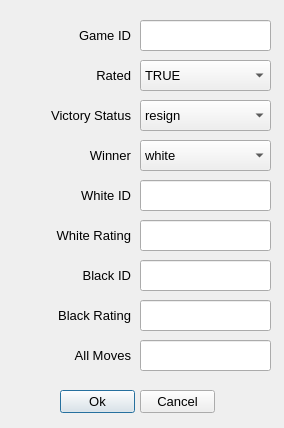
<?xml version="1.0" encoding="UTF-8"?>
<ui version="4.0">
 <class>AddDialog</class>
 <widget class="QDialog" name="AddDialog">
  <property name="geometry">
   <rect>
    <x>0</x>
    <y>0</y>
    <width>284</width>
    <height>428</height>
   </rect>
  </property>
  <property name="windowTitle">
   <string>Add Game</string>
  </property>
  <widget class="QLabel" name="label">
   <property name="geometry">
    <rect>
     <x>10</x>
     <y>20</y>
     <width>121</width>
     <height>31</height>
    </rect>
   </property>
   <property name="font">
    <font>
     <pointsize>10</pointsize>
    </font>
   </property>
   <property name="text">
    <string>Game ID</string>
   </property>
   <property name="alignment">
    <set>Qt::AlignRight|Qt::AlignTrailing|Qt::AlignVCenter</set>
   </property>
  </widget>
  <widget class="QLineEdit" name="lineEditGameId">
   <property name="geometry">
    <rect>
     <x>140</x>
     <y>20</y>
     <width>131</width>
     <height>31</height>
    </rect>
   </property>
   <property name="font">
    <font>
     <pointsize>10</pointsize>
    </font>
   </property>
  </widget>
  <widget class="QLabel" name="label_2">
   <property name="geometry">
    <rect>
     <x>10</x>
     <y>60</y>
     <width>121</width>
     <height>31</height>
    </rect>
   </property>
   <property name="font">
    <font>
     <pointsize>10</pointsize>
    </font>
   </property>
   <property name="text">
    <string>Rated</string>
   </property>
   <property name="alignment">
    <set>Qt::AlignRight|Qt::AlignTrailing|Qt::AlignVCenter</set>
   </property>
  </widget>
  <widget class="QLabel" name="label_3">
   <property name="geometry">
    <rect>
     <x>10</x>
     <y>100</y>
     <width>121</width>
     <height>31</height>
    </rect>
   </property>
   <property name="font">
    <font>
     <pointsize>10</pointsize>
    </font>
   </property>
   <property name="text">
    <string>Victory Status</string>
   </property>
   <property name="alignment">
    <set>Qt::AlignRight|Qt::AlignTrailing|Qt::AlignVCenter</set>
   </property>
  </widget>
  <widget class="QLabel" name="label_4">
   <property name="geometry">
    <rect>
     <x>10</x>
     <y>140</y>
     <width>121</width>
     <height>31</height>
    </rect>
   </property>
   <property name="font">
    <font>
     <pointsize>10</pointsize>
    </font>
   </property>
   <property name="text">
    <string>Winner</string>
   </property>
   <property name="alignment">
    <set>Qt::AlignRight|Qt::AlignTrailing|Qt::AlignVCenter</set>
   </property>
  </widget>
  <widget class="QLineEdit" name="lineEditWhiteId">
   <property name="geometry">
    <rect>
     <x>140</x>
     <y>180</y>
     <width>131</width>
     <height>31</height>
    </rect>
   </property>
   <property name="font">
    <font>
     <pointsize>10</pointsize>
    </font>
   </property>
  </widget>
  <widget class="QLabel" name="label_5">
   <property name="geometry">
    <rect>
     <x>10</x>
     <y>180</y>
     <width>121</width>
     <height>31</height>
    </rect>
   </property>
   <property name="font">
    <font>
     <pointsize>10</pointsize>
    </font>
   </property>
   <property name="text">
    <string>White ID</string>
   </property>
   <property name="alignment">
    <set>Qt::AlignRight|Qt::AlignTrailing|Qt::AlignVCenter</set>
   </property>
  </widget>
  <widget class="QLineEdit" name="lineEditWhiteRating">
   <property name="geometry">
    <rect>
     <x>140</x>
     <y>220</y>
     <width>131</width>
     <height>31</height>
    </rect>
   </property>
   <property name="font">
    <font>
     <pointsize>10</pointsize>
    </font>
   </property>
  </widget>
  <widget class="QLabel" name="label_6">
   <property name="geometry">
    <rect>
     <x>10</x>
     <y>220</y>
     <width>121</width>
     <height>31</height>
    </rect>
   </property>
   <property name="font">
    <font>
     <pointsize>10</pointsize>
    </font>
   </property>
   <property name="text">
    <string>White Rating</string>
   </property>
   <property name="alignment">
    <set>Qt::AlignRight|Qt::AlignTrailing|Qt::AlignVCenter</set>
   </property>
  </widget>
  <widget class="QLineEdit" name="lineEditBlackId">
   <property name="geometry">
    <rect>
     <x>140</x>
     <y>260</y>
     <width>131</width>
     <height>31</height>
    </rect>
   </property>
   <property name="font">
    <font>
     <pointsize>10</pointsize>
    </font>
   </property>
  </widget>
  <widget class="QLabel" name="label_7">
   <property name="geometry">
    <rect>
     <x>10</x>
     <y>260</y>
     <width>121</width>
     <height>31</height>
    </rect>
   </property>
   <property name="font">
    <font>
     <pointsize>10</pointsize>
    </font>
   </property>
   <property name="text">
    <string>Black ID</string>
   </property>
   <property name="alignment">
    <set>Qt::AlignRight|Qt::AlignTrailing|Qt::AlignVCenter</set>
   </property>
  </widget>
  <widget class="QLineEdit" name="lineEditBlackRating">
   <property name="geometry">
    <rect>
     <x>140</x>
     <y>300</y>
     <width>131</width>
     <height>31</height>
    </rect>
   </property>
   <property name="font">
    <font>
     <pointsize>10</pointsize>
    </font>
   </property>
  </widget>
  <widget class="QLabel" name="label_8">
   <property name="geometry">
    <rect>
     <x>10</x>
     <y>300</y>
     <width>121</width>
     <height>31</height>
    </rect>
   </property>
   <property name="font">
    <font>
     <pointsize>10</pointsize>
    </font>
   </property>
   <property name="text">
    <string>Black Rating</string>
   </property>
   <property name="alignment">
    <set>Qt::AlignRight|Qt::AlignTrailing|Qt::AlignVCenter</set>
   </property>
  </widget>
  <widget class="QPushButton" name="pushButtonOk">
   <property name="geometry">
    <rect>
     <x>60</x>
     <y>390</y>
     <width>75</width>
     <height>23</height>
    </rect>
   </property>
   <property name="font">
    <font>
     <pointsize>10</pointsize>
    </font>
   </property>
   <property name="text">
    <string>Ok</string>
   </property>
  </widget>
  <widget class="QPushButton" name="pushButtonCancel">
   <property name="geometry">
    <rect>
     <x>140</x>
     <y>390</y>
     <width>75</width>
     <height>23</height>
    </rect>
   </property>
   <property name="font">
    <font>
     <pointsize>10</pointsize>
    </font>
   </property>
   <property name="text">
    <string>Cancel</string>
   </property>
  </widget>
  <widget class="QComboBox" name="comboBoxRated">
   <property name="geometry">
    <rect>
     <x>140</x>
     <y>60</y>
     <width>131</width>
     <height>31</height>
    </rect>
   </property>
   <property name="font">
    <font>
     <pointsize>10</pointsize>
    </font>
   </property>
   <item>
    <property name="text">
     <string>TRUE</string>
    </property>
   </item>
   <item>
    <property name="text">
     <string>FALSE</string>
    </property>
   </item>
  </widget>
  <widget class="QComboBox" name="comboBoxVictoryStatus">
   <property name="geometry">
    <rect>
     <x>140</x>
     <y>100</y>
     <width>131</width>
     <height>31</height>
    </rect>
   </property>
   <property name="font">
    <font>
     <pointsize>10</pointsize>
    </font>
   </property>
   <item>
    <property name="text">
     <string>resign</string>
    </property>
   </item>
   <item>
    <property name="text">
     <string>outoftime</string>
    </property>
   </item>
   <item>
    <property name="text">
     <string>mate</string>
    </property>
   </item>
   <item>
    <property name="text">
     <string>draw</string>
    </property>
   </item>
  </widget>
  <widget class="QComboBox" name="comboBoxWinner">
   <property name="geometry">
    <rect>
     <x>140</x>
     <y>140</y>
     <width>131</width>
     <height>31</height>
    </rect>
   </property>
   <property name="font">
    <font>
     <pointsize>10</pointsize>
    </font>
   </property>
   <item>
    <property name="text">
     <string>white</string>
    </property>
   </item>
   <item>
    <property name="text">
     <string>black</string>
    </property>
   </item>
   <item>
    <property name="text">
     <string>draw</string>
    </property>
   </item>
  </widget>
  <widget class="QLabel" name="label_9">
   <property name="geometry">
    <rect>
     <x>10</x>
     <y>340</y>
     <width>121</width>
     <height>31</height>
    </rect>
   </property>
   <property name="font">
    <font>
     <pointsize>10</pointsize>
    </font>
   </property>
   <property name="text">
    <string>All Moves</string>
   </property>
   <property name="alignment">
    <set>Qt::AlignRight|Qt::AlignTrailing|Qt::AlignVCenter</set>
   </property>
  </widget>
  <widget class="QLineEdit" name="lineEditAllMoves">
   <property name="geometry">
    <rect>
     <x>140</x>
     <y>340</y>
     <width>131</width>
     <height>31</height>
    </rect>
   </property>
   <property name="font">
    <font>
     <pointsize>10</pointsize>
    </font>
   </property>
  </widget>
 </widget>
 <resources/>
 <connections/>
</ui>
